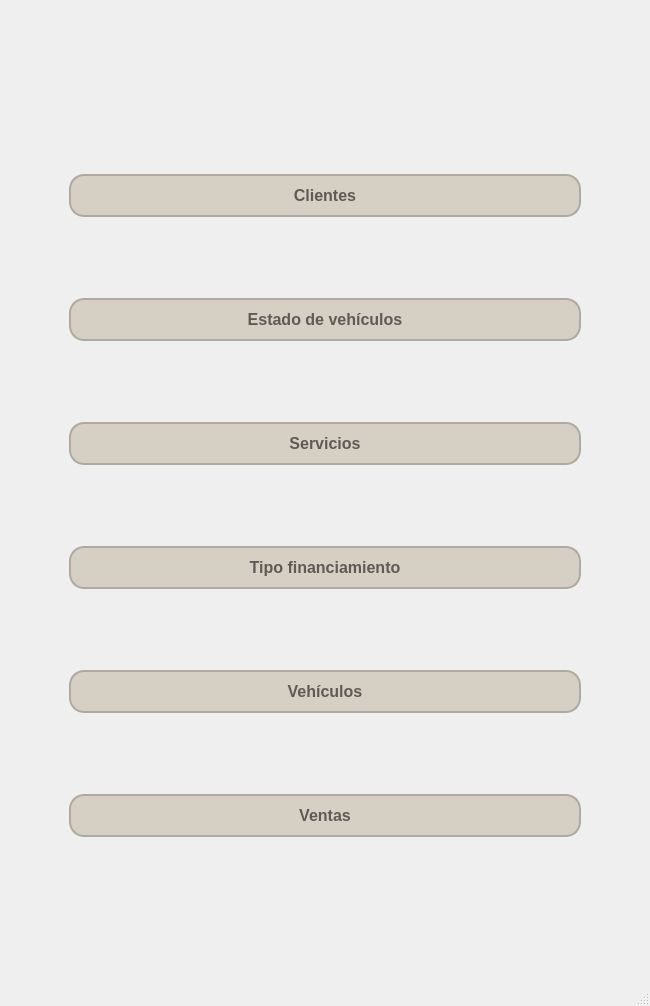
<?xml version="1.0" encoding="UTF-8"?>
<ui version="4.0">
 <class>MainWindow</class>
 <widget class="QMainWindow" name="MainWindow">
  <property name="geometry">
   <rect>
    <x>0</x>
    <y>0</y>
    <width>650</width>
    <height>1006</height>
   </rect>
  </property>
  <property name="windowTitle">
   <string>Inicio</string>
  </property>
  <property name="styleSheet">
   <string notr="true">
    background-color: #f4eee2; /* Color de fondo de la ventana principal */


QPushButton {
    background-color: #d6cfc3; /* Color de fondo del botón */
    border: 2px solid #b0a99f; /* Color y grosor del borde */
    border-radius: 15px; /* Bordes redondeados */
    padding: 10px; /* Espaciado interno */
    font-size: 16px; /* Tamaño de la fuente */
    color: #333; /* Color del texto */
    text-align: center; /* Centrar texto */
    transition: background-color 0.3s; /* Transición suave para el hover */
}

QPushButton:hover {
    background-color: #c1b1a4; /* Color de fondo al pasar el mouse */
}
</string>
  </property>
  <widget class="QWidget" name="centralwidget">
   <property name="styleSheet">
    <string notr="true">QMainWindow {
    background: qlineargradient(
        x1: 0, y1: 0, x2: 1, y2: 1,
        stop: 0 #f4eee2, 
        stop: 1 #d6cfc3
    ); /* Gradiente de fondo */
    border: 2px solid #b0a99f; /* Borde alrededor de la ventana */
    border-radius: 10px; /* Bordes redondeados de la ventana */
}</string>
   </property>
   <layout class="QGridLayout" name="gridLayout">
    <item row="2" column="1">
     <spacer name="verticalSpacer">
      <property name="orientation">
       <enum>Qt::Vertical</enum>
      </property>
      <property name="sizeType">
       <enum>QSizePolicy::Fixed</enum>
      </property>
      <property name="sizeHint" stdset="0">
       <size>
        <width>20</width>
        <height>20</height>
       </size>
      </property>
     </spacer>
    </item>
    <item row="10" column="1">
     <spacer name="verticalSpacer_5">
      <property name="orientation">
       <enum>Qt::Vertical</enum>
      </property>
      <property name="sizeType">
       <enum>QSizePolicy::Fixed</enum>
      </property>
      <property name="sizeHint" stdset="0">
       <size>
        <width>20</width>
        <height>20</height>
       </size>
      </property>
     </spacer>
    </item>
    <item row="6" column="1">
     <spacer name="verticalSpacer_3">
      <property name="orientation">
       <enum>Qt::Vertical</enum>
      </property>
      <property name="sizeType">
       <enum>QSizePolicy::Fixed</enum>
      </property>
      <property name="sizeHint" stdset="0">
       <size>
        <width>20</width>
        <height>20</height>
       </size>
      </property>
     </spacer>
    </item>
    <item row="4" column="1">
     <spacer name="verticalSpacer_2">
      <property name="orientation">
       <enum>Qt::Vertical</enum>
      </property>
      <property name="sizeType">
       <enum>QSizePolicy::Fixed</enum>
      </property>
      <property name="sizeHint" stdset="0">
       <size>
        <width>20</width>
        <height>20</height>
       </size>
      </property>
     </spacer>
    </item>
    <item row="8" column="1">
     <spacer name="verticalSpacer_4">
      <property name="orientation">
       <enum>Qt::Vertical</enum>
      </property>
      <property name="sizeType">
       <enum>QSizePolicy::Fixed</enum>
      </property>
      <property name="sizeHint" stdset="0">
       <size>
        <width>20</width>
        <height>20</height>
       </size>
      </property>
     </spacer>
    </item>
    <item row="1" column="2">
     <spacer name="horizontalSpacer_2">
      <property name="orientation">
       <enum>Qt::Horizontal</enum>
      </property>
      <property name="sizeType">
       <enum>QSizePolicy::Fixed</enum>
      </property>
      <property name="sizeHint" stdset="0">
       <size>
        <width>60</width>
        <height>20</height>
       </size>
      </property>
     </spacer>
    </item>
    <item row="7" column="1">
     <widget class="QPushButton" name="btnTipoFinan">
      <property name="enabled">
       <bool>true</bool>
      </property>
      <property name="font">
       <font>
        <pointsize>-1</pointsize>
        <weight>75</weight>
        <bold>true</bold>
       </font>
      </property>
      <property name="cursor">
       <cursorShape>PointingHandCursor</cursorShape>
      </property>
      <property name="autoFillBackground">
       <bool>false</bool>
      </property>
      <property name="styleSheet">
       <string notr="true">QPushButton {
    background-color: #d6cfc3; /* Nuevo color de fondo del botón */
    border: 2px solid #b0a99f; /* Color y grosor del borde */
    border-radius: 15px; /* Bordes redondeados */
    padding: 10px; /* Espaciado interno */
    font-size: 16px; /* Tamaño de la fuente */
    color: rgb(94, 90, 85); /* Color del texto */
    text-align: center; /* Centrar texto */
    transition: background-color 0.3s; /* Transición suave para el hover */
}

QPushButton:hover {
    background-color: #c1b1a4; /* Nuevo color de fondo al pasar el mouse */
}
</string>
      </property>
      <property name="text">
       <string>Tipo financiamiento</string>
      </property>
      <property name="flat">
       <bool>false</bool>
      </property>
     </widget>
    </item>
    <item row="11" column="1">
     <widget class="QPushButton" name="btnVentas">
      <property name="enabled">
       <bool>true</bool>
      </property>
      <property name="font">
       <font>
        <pointsize>-1</pointsize>
        <weight>75</weight>
        <bold>true</bold>
       </font>
      </property>
      <property name="cursor">
       <cursorShape>PointingHandCursor</cursorShape>
      </property>
      <property name="autoFillBackground">
       <bool>false</bool>
      </property>
      <property name="styleSheet">
       <string notr="true">QPushButton {
    background-color: #d6cfc3; /* Nuevo color de fondo del botón */
    border: 2px solid #b0a99f; /* Color y grosor del borde */
    border-radius: 15px; /* Bordes redondeados */
    padding: 10px; /* Espaciado interno */
    font-size: 16px; /* Tamaño de la fuente */
    color: rgb(94, 90, 85); /* Color del texto */
    text-align: center; /* Centrar texto */
    transition: background-color 0.3s; /* Transición suave para el hover */
}

QPushButton:hover {
    background-color: #c1b1a4; /* Nuevo color de fondo al pasar el mouse */
}
</string>
      </property>
      <property name="text">
       <string>Ventas</string>
      </property>
      <property name="flat">
       <bool>false</bool>
      </property>
     </widget>
    </item>
    <item row="12" column="1">
     <widget class="QLabel" name="lblErrorInicio">
      <property name="sizePolicy">
       <sizepolicy hsizetype="Preferred" vsizetype="Fixed">
        <horstretch>0</horstretch>
        <verstretch>0</verstretch>
       </sizepolicy>
      </property>
      <property name="font">
       <font>
        <pointsize>12</pointsize>
        <weight>75</weight>
        <bold>true</bold>
       </font>
      </property>
      <property name="styleSheet">
       <string notr="true">color: rgb(255, 0, 0);</string>
      </property>
      <property name="text">
       <string/>
      </property>
      <property name="alignment">
       <set>Qt::AlignCenter</set>
      </property>
      <property name="textInteractionFlags">
       <set>Qt::NoTextInteraction</set>
      </property>
     </widget>
    </item>
    <item row="1" column="1">
     <widget class="QPushButton" name="btnClientes">
      <property name="enabled">
       <bool>true</bool>
      </property>
      <property name="font">
       <font>
        <pointsize>-1</pointsize>
        <weight>75</weight>
        <bold>true</bold>
       </font>
      </property>
      <property name="cursor">
       <cursorShape>PointingHandCursor</cursorShape>
      </property>
      <property name="autoFillBackground">
       <bool>false</bool>
      </property>
      <property name="styleSheet">
       <string notr="true">QPushButton {
    background-color: #d6cfc3; /* Nuevo color de fondo del botón */
    border: 2px solid #b0a99f; /* Color y grosor del borde */
    border-radius: 15px; /* Bordes redondeados */
    padding: 10px; /* Espaciado interno */
    font-size: 16px; /* Tamaño de la fuente */
    color: rgb(94, 90, 85); /* Color del texto */
    text-align: center; /* Centrar texto */
    transition: background-color 0.3s; /* Transición suave para el hover */
}

QPushButton:hover {
    background-color: #c1b1a4; /* Nuevo color de fondo al pasar el mouse */
}

</string>
      </property>
      <property name="text">
       <string>Clientes</string>
      </property>
      <property name="autoDefault">
       <bool>false</bool>
      </property>
      <property name="default">
       <bool>false</bool>
      </property>
      <property name="flat">
       <bool>false</bool>
      </property>
     </widget>
    </item>
    <item row="9" column="1">
     <widget class="QPushButton" name="btnVehiculos">
      <property name="enabled">
       <bool>true</bool>
      </property>
      <property name="font">
       <font>
        <pointsize>-1</pointsize>
        <weight>75</weight>
        <bold>true</bold>
       </font>
      </property>
      <property name="cursor">
       <cursorShape>PointingHandCursor</cursorShape>
      </property>
      <property name="autoFillBackground">
       <bool>false</bool>
      </property>
      <property name="styleSheet">
       <string notr="true">QPushButton {
    background-color: #d6cfc3; /* Nuevo color de fondo del botón */
    border: 2px solid #b0a99f; /* Color y grosor del borde */
    border-radius: 15px; /* Bordes redondeados */
    padding: 10px; /* Espaciado interno */
    font-size: 16px; /* Tamaño de la fuente */
    color: rgb(94, 90, 85); /* Color del texto */
    text-align: center; /* Centrar texto */
    transition: background-color 0.3s; /* Transición suave para el hover */
}

QPushButton:hover {
    background-color: #c1b1a4; /* Nuevo color de fondo al pasar el mouse */
}
</string>
      </property>
      <property name="text">
       <string>Vehículos</string>
      </property>
      <property name="flat">
       <bool>false</bool>
      </property>
     </widget>
    </item>
    <item row="0" column="1">
     <widget class="QLabel" name="label">
      <property name="sizePolicy">
       <sizepolicy hsizetype="Expanding" vsizetype="Fixed">
        <horstretch>0</horstretch>
        <verstretch>0</verstretch>
       </sizepolicy>
      </property>
      <property name="font">
       <font>
        <pointsize>32</pointsize>
       </font>
      </property>
      <property name="text">
       <string/>
      </property>
      <property name="pixmap">
       <pixmap>img/AC Automotores.jpg</pixmap>
      </property>
      <property name="alignment">
       <set>Qt::AlignCenter</set>
      </property>
     </widget>
    </item>
    <item row="5" column="1">
     <widget class="QPushButton" name="btnServicios">
      <property name="enabled">
       <bool>true</bool>
      </property>
      <property name="font">
       <font>
        <pointsize>-1</pointsize>
        <weight>75</weight>
        <bold>true</bold>
       </font>
      </property>
      <property name="cursor">
       <cursorShape>PointingHandCursor</cursorShape>
      </property>
      <property name="autoFillBackground">
       <bool>false</bool>
      </property>
      <property name="styleSheet">
       <string notr="true">QPushButton {
    background-color: #d6cfc3; /* Nuevo color de fondo del botón */
    border: 2px solid #b0a99f; /* Color y grosor del borde */
    border-radius: 15px; /* Bordes redondeados */
    padding: 10px; /* Espaciado interno */
    font-size: 16px; /* Tamaño de la fuente */
    color: rgb(94, 90, 85); /* Color del texto */
    text-align: center; /* Centrar texto */
    transition: background-color 0.3s; /* Transición suave para el hover */
}

QPushButton:hover {
    background-color: #c1b1a4; /* Nuevo color de fondo al pasar el mouse */
}
</string>
      </property>
      <property name="text">
       <string>Servicios</string>
      </property>
      <property name="flat">
       <bool>false</bool>
      </property>
     </widget>
    </item>
    <item row="3" column="1">
     <widget class="QPushButton" name="btnEstadoVehiculo">
      <property name="enabled">
       <bool>true</bool>
      </property>
      <property name="font">
       <font>
        <pointsize>-1</pointsize>
        <weight>75</weight>
        <bold>true</bold>
       </font>
      </property>
      <property name="cursor">
       <cursorShape>PointingHandCursor</cursorShape>
      </property>
      <property name="autoFillBackground">
       <bool>false</bool>
      </property>
      <property name="styleSheet">
       <string notr="true">QPushButton {
    background-color: #d6cfc3; /* Nuevo color de fondo del botón */
    border: 2px solid #b0a99f; /* Color y grosor del borde */
    border-radius: 15px; /* Bordes redondeados */
    padding: 10px; /* Espaciado interno */
    font-size: 16px; /* Tamaño de la fuente */
    color: rgb(94, 90, 85); /* Color del texto */
    text-align: center; /* Centrar texto */
    transition: background-color 0.3s; /* Transición suave para el hover */
}

QPushButton:hover {
    background-color: #c1b1a4; /* Nuevo color de fondo al pasar el mouse */
}
</string>
      </property>
      <property name="text">
       <string>Estado de vehículos</string>
      </property>
      <property name="flat">
       <bool>false</bool>
      </property>
     </widget>
    </item>
    <item row="1" column="0">
     <spacer name="horizontalSpacer">
      <property name="orientation">
       <enum>Qt::Horizontal</enum>
      </property>
      <property name="sizeType">
       <enum>QSizePolicy::Fixed</enum>
      </property>
      <property name="sizeHint" stdset="0">
       <size>
        <width>60</width>
        <height>20</height>
       </size>
      </property>
     </spacer>
    </item>
   </layout>
  </widget>
  <widget class="QMenuBar" name="menubar">
   <property name="geometry">
    <rect>
     <x>0</x>
     <y>0</y>
     <width>650</width>
     <height>21</height>
    </rect>
   </property>
  </widget>
  <widget class="QStatusBar" name="statusbar"/>
 </widget>
 <resources/>
 <connections/>
</ui>
